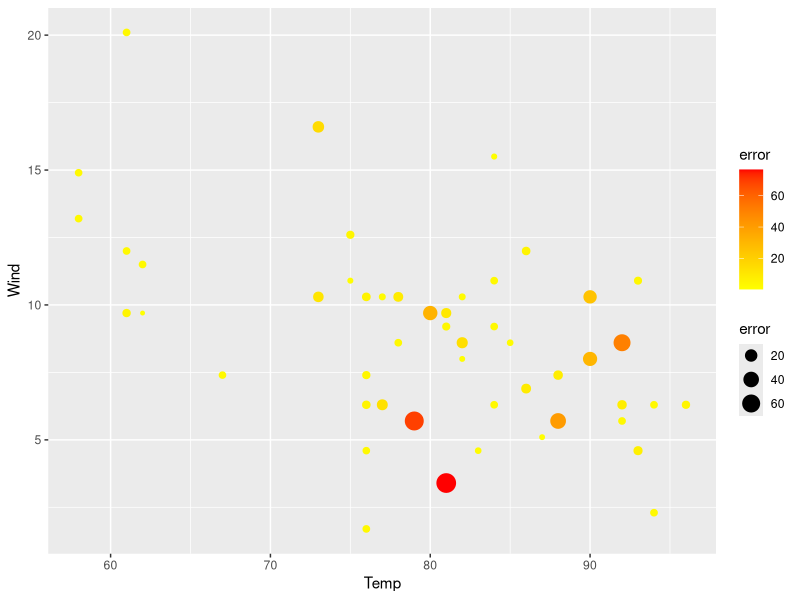

The R script that drew this image:
## ---- chunk 1
# Add your library below.
install.packages("kernlab")
install.packages("e1071")
library(e1071)
library(kernlab)
library(tidyverse)
## ---- chunk 2
# Write your code below.
data("airquality")
str(airquality)
airquality1 <- airquality %>%
  mutate(across(c(Ozone, Solar.R), 
                ~ ifelse(is.na(.), median(., na.rm = TRUE), .)))
## ---- chunk 3
#some of the initial codes are given so that students receive exactly the same values in the following steps.
set.seed(11) 
 randIndex <- sample(1:dim(airquality1)[1])
  # In order to split data, create a 2/3 cutpoint and round the number
  cutpoint2_3 <- floor(2*dim(airquality1)[1]/3)
  # check the 2/3 cutpoint
  cutpoint2_3
  # create train data set, which contains the first 2/3 of overall data
  trainData <- airquality1[randIndex[1:cutpoint2_3],]
# Write your code below to create training and test datasets.
  testData <- 
+ airquality1[randIndex[(cutpoint2_3+1):dim(airquality1)[1]],]
## ---- chunk 4
# Write your code below.
svmOutput <- ksvm(
  Ozone ~ ., 
  data = airquality1,
  kernel = "rbfdot",
  kpar = "automatic",
  C = 5,
  cross = 10
)
svmOutput

## ---- chunk 5
# Write your code below.
predicted <- predict(svmOutput, testData)
actual <- testData$Ozone
rmse <- sqrt(mean((actual-predicted)^2))
rmse
## ---- chunk 6
# Write your code below.
testData$error <- abs(actual-predicted)
ggplot(testData, aes(x=Temp, y=Wind)) +
  geom_point(aes(size=error, color=error))+
  scale_color_gradient(low= 'yellow', high = 'red')
  labs(title="Scatter Plot of Air Quality")

## ---- chunk 7
# Write your code below.


## ---- chunk 8
# Write your code below.


## ---- chunk 9
# Write your code below.
#1. print RMSE of the three models


## ---- chunk 10
# Write your code below.


## ---- chunk 11
# Write your code below.


## ---- chunk 12
# Write your code below.
#1. make a prediction and save the outcome as a new object; 2. # create a dataframe that contains the exact "goodOzone" value and the predicted "goodOzone"; 3. # Compute the percentage of correct cases

## ---- chunk 13
# Write your code below.


## ---- chunk 14
# Write your code below.


## ---- chunk 15
# Write your code below.


## ---- chunk 16
# Write your code below.
